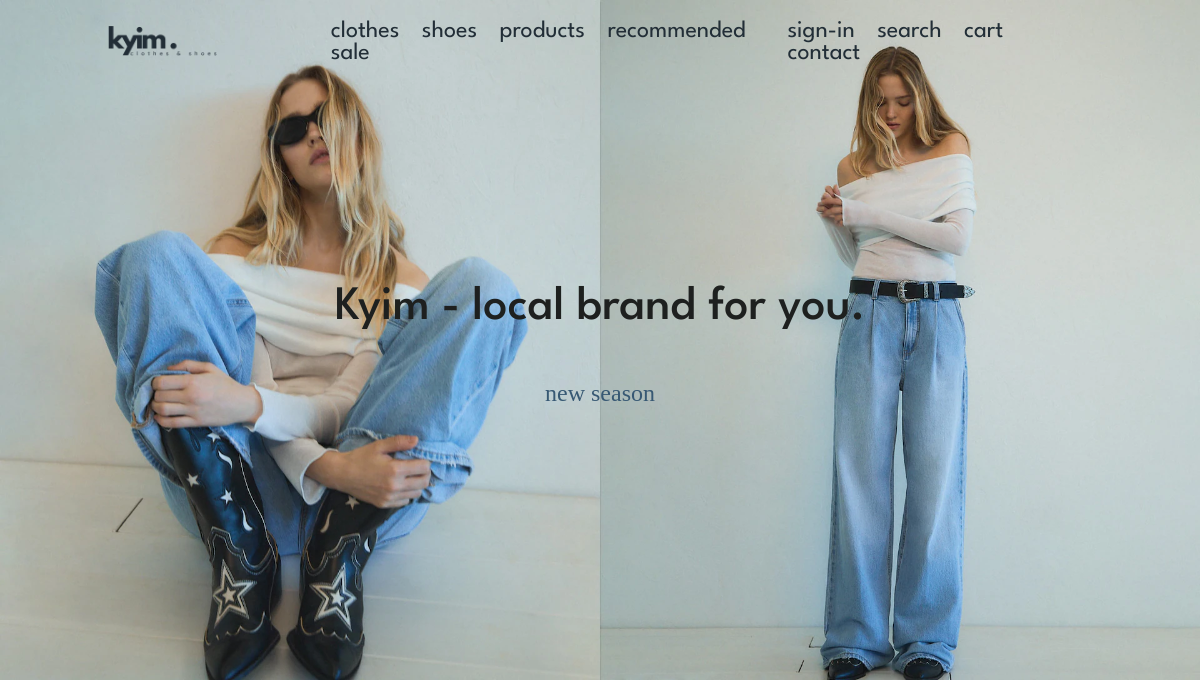
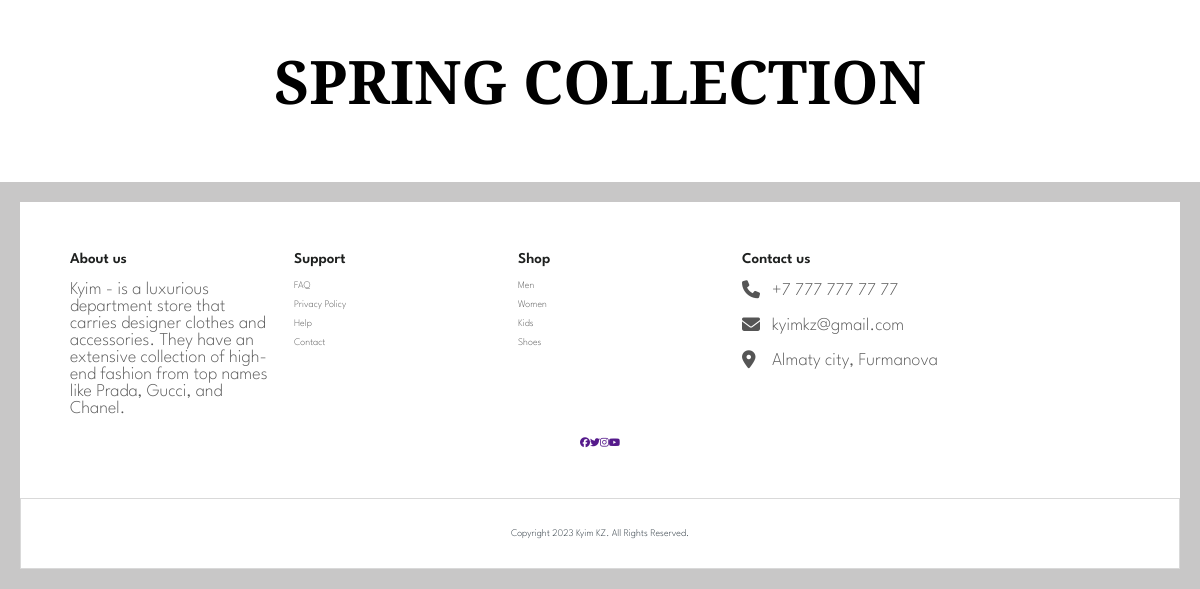
The app's page /, older data (2 pictures, top to bottom).
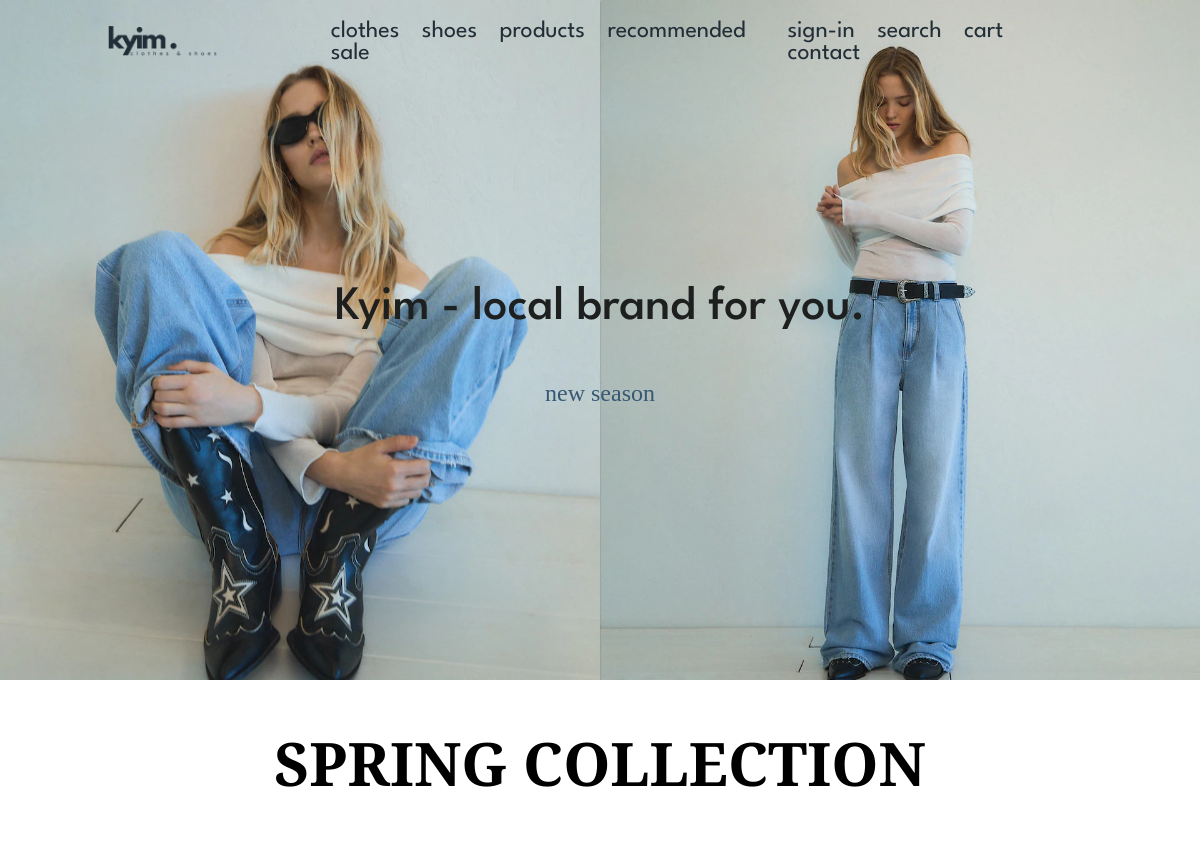
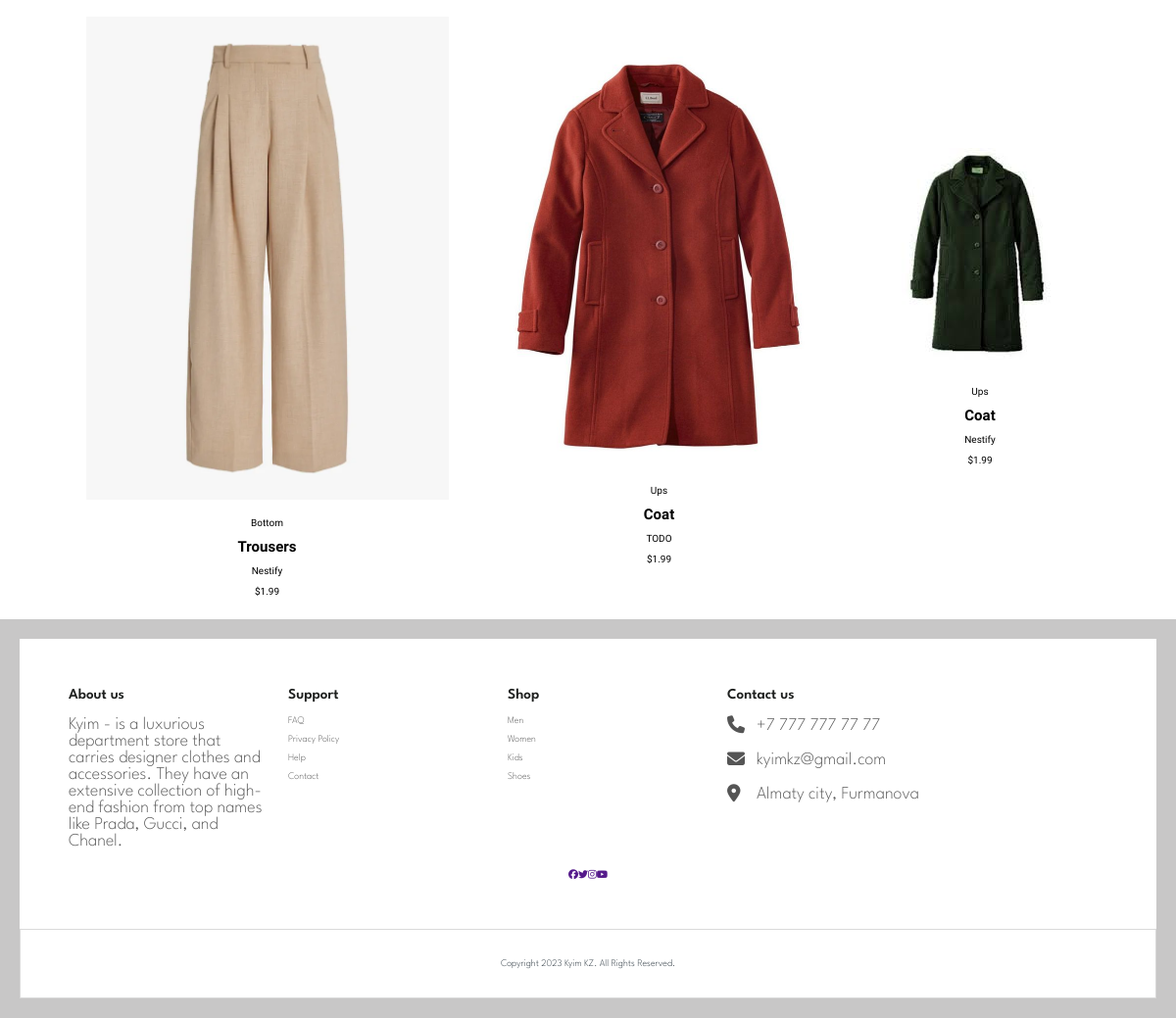
The same page, newer data (2 pictures, top to bottom).
### core/models.py (models this page shows, shortened)
class Product(models.Model):
    pid = ShortUUIDField(unique=True, length=10, max_length=20, alphabet="abcdefgh12345")
    user = models.ForeignKey(User, on_delete=models.SET_NULL, null=True)
    category = models.ForeignKey(Category, on_delete=models.SET_NULL, null=True, related_name="category")
    vendor = models.ForeignKey(Vendor, on_delete=models.SET_NULL, null=True)
    title = models.CharField(max_length=100, default="Some clothes")
    image = models.ImageField (upload_to=user_directory_path, default="product.jpg")
    description = models.TextField(null=True, blank=True, default="This is the product")
    price = models.DecimalField (max_digits=99999999999999, decimal_places=2, default="1.99")#could be changed in future
    old_price = models.DecimalField (max_digits=99999999999999, decimal_places=2, default="2.99")#could be changed in future
    specifications = models.TextField(null=True, blank=True)
    product_status = models. CharField (choices=STATUS, max_length=10, default="in_review")
    status = models. BooleanField(default=True)
    in_stock = models. BooleanField (default=True)
    featured = models. BooleanField (default=False)
    digital = models. BooleanField (default=False)
    sku = ShortUUIDField(unique=True, length=4, max_length=10, prefix="sku", alphabet="1234567890")
    date = models.DateTimeField (auto_now_add=True)
    updated = models. DateTimeField(null=True, blank=True)
    class Meta:
        verbose_name_plural = "Products"

class Category(models.Model):
    cid = ShortUUIDField(unique=True, length=10, max_length=20, prefix="cat", alphabet="abcdefgh12345")
    title = models.CharField(max_length=100, default="clothes")
    image = models.ImageField (upload_to="category", default="category.jpg")
    class Meta:
        verbose_name_plural = "Categories"

class Vendor(models.Model):
    vid = ShortUUIDField (unique=True, length=10, max_length=20, prefix="ven", alphabet="abcdefgh12345")
    title = models.CharField(max_length=100, default="Nestify")
    image = models.ImageField (upload_to=user_directory_path, default="vendor.jpg")
    description = models.TextField(null=True, blank=True, default="I am an amazing vendor")
    address = models.CharField (max_length=100, default="123 Main Street.")
    contact = models.CharField(max_length=100, default="+123 (456) 789")
    chat_resp_time = models.CharField(max_length=100, default="100")
    shipping_on_time = models.CharField (max_length=100, default="100")
    authentic_rating = models.CharField (max_length=100, default="100")
    days_return = models.CharField (max_length=100, default="100")
    warranty_period = models.CharField(max_length=100, default="100")
    user = models.ForeignKey(User, on_delete=models.SET_NULL, null=True)
    class Meta:
        verbose_name_plural = "Vendors"

### core/views.py (the view)
# urls.py: path("", index, name="index"),
def index(request):
    products = Product.objects.filter(featured=True).order_by("-id") #this part will allow to list products in landing page, also ordered for latest products to be first shown
    context = {
        "products": products
    }
    return render(request, 'core/index.html', context)

### templates/core/index.html (shortened to what this page needs)
{% extends 'partials/base.html' %}
{% load static %}
{% block content %}
<!DOCTYPE html>
<html lang="en">
<head>
  <link rel="stylesheet" href="{% static 'assets/css/style.css' %}">
  <link rel="stylesheet" href="https://cdnjs.cloudflare.com/ajax/libs/font-awesome/6.0.0/css/all.min.css">
  <link rel="stylesheet" href="https://cdnjs.cloudflare.com/ajax/libs/font-awesome/6.5.1/css/all.min.css">
</head>
<body>
      <section class="home">
        <div class="container">
          <div class="image"><img src="{% static 'assets/images/logo/kyim.webp' %}" alt="" class="index"></div>
          <div class="content">
            <h1 class="title"> Kyim - local brand for you. </h1>
            <div class="button">
              <a href="#new_collection" class="btn"> new season </a>
            </div>
          </div>
        </div>
      </section>
      <div class="new_season">
        <div class="h1" id="new_collection">
          <h1> SPRING COLLECTION </h1>
        </div>
        <div class="gen">
          {% for p in products %}
            <div class="pic">
              <img src="{{ p.image.url }}" alt="" class="imgpic">
              <div class="cat">
                <p>{{ p.category.title }}</p>
                <h2>{{ p.title }}</h2>
                <p>{{ p.vendor.title }}</p>
                <p>${{ p.price }}</p>
              </div>
            </div>
          {% endfor %}
        </div>
      </div>
    {% endblock %}

Row changes from the older to the newer data that the page shows:
added Product: image (picture), category "Bottom", title "Trousers", vendor "Nestify", price "1.99"
added Product: image (picture), category "Ups", title "Coat", vendor "TODO", price "1.99"
added Product: image (picture), category "Ups", title "Coat", vendor "Nestify", price "1.99"
